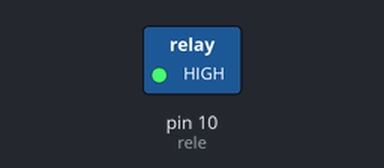
The sketch below on a simulated Arduino Uno, built with avr-gcc and run on an emulated ATmega328P. Shown: switched loads named in the sketch (green lamp = pin HIGH). Dashed ring = blinking.

Above: at 0.2 s.
Timing chart, 0 to 3.0 s (numbered marks = the images above):
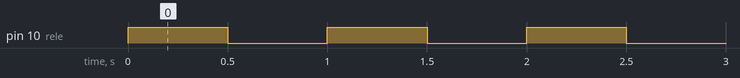

The sketch:

Programa.ino
```cpp
int rele = 10;

void setup(){
 pinMode(rele, OUTPUT);

}

void loop(){
 digitalWrite(rele, HIGH);
 delay(500);
 digitalWrite(rele, LOW);
 delay(500);


}
```

Measured:
- by itself, pin 10 (rele): alternates HIGH for 0.50 s and LOW for 0.50 s
